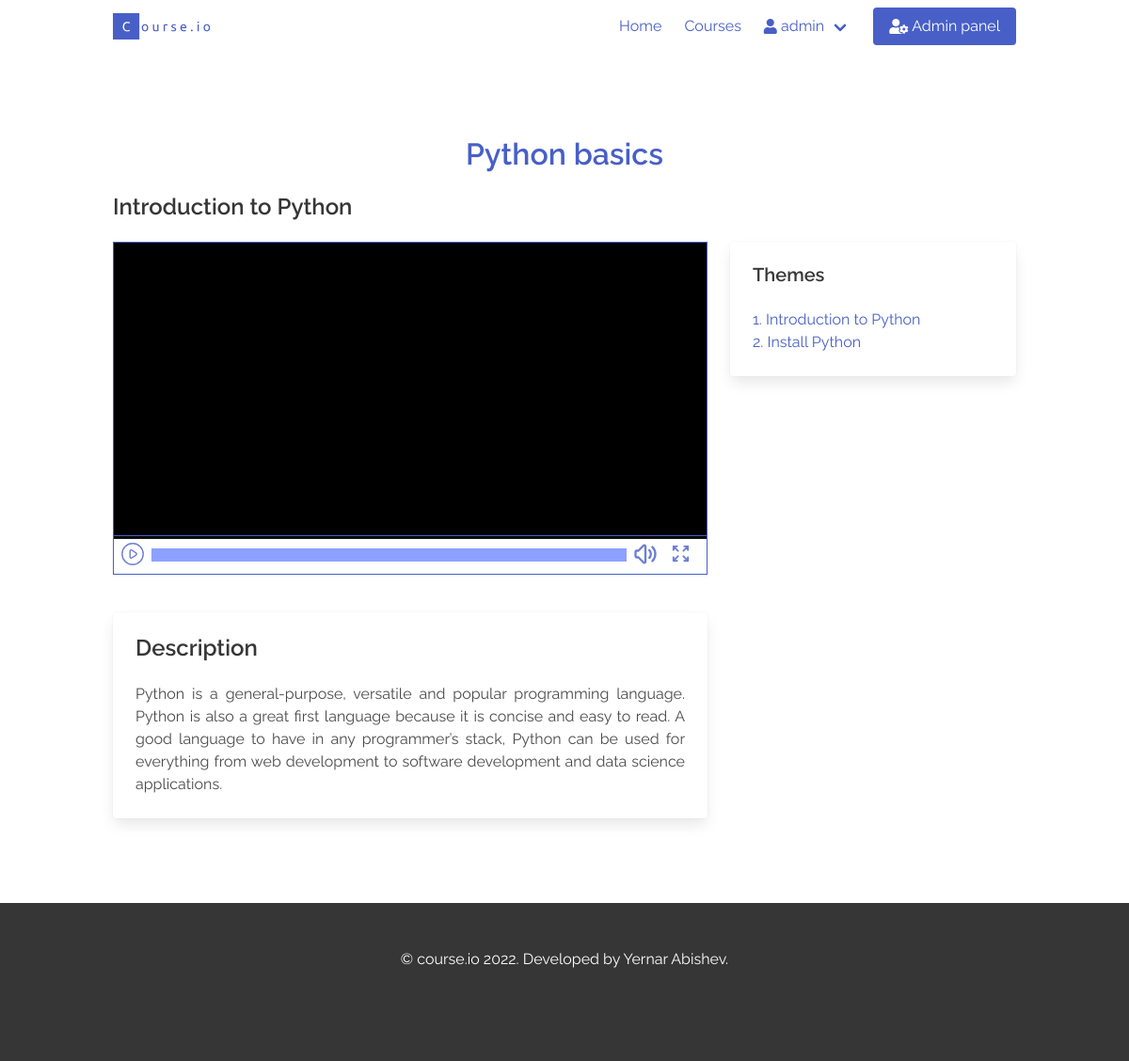
Page /courses/python-basics/lessons/1/ (signed in) on the committed database.
### courseApp/models.py (models this page shows, shortened)
class Theme(models.Model):
    course = models.ForeignKey(Course, on_delete=models.CASCADE, verbose_name="Course")
    themeName = models.CharField("Theme name", max_length=255)
    themeDescription = models.TextField("Theme description")
    themeVideo = models.FileField("Video file")
    class Meta:
        verbose_name_plural = "Themes"

class Course(models.Model):
    courseName = models.CharField("Course name", max_length=255)
    category = models.ForeignKey(Category, on_delete=models.CASCADE, verbose_name="Category")
    courseDescription = models.TextField("Course description")
    courseCover = models.ImageField("Course cover")
    postDate = models.DateTimeField(default=datetime.now)
    slug = models.SlugField("URL course", unique=True)
    published = models.BooleanField(default=False)
    def __str__(self):
        return self.courseName
    class Meta:
        verbose_name_plural = "Courses"

### courseApp/views.py (the view)
# urls.py: path('courses/<slug:slug>/lessons/<int:pk>/', views.themeDetail, name='themeDetail'),
def themeDetail(request, slug, pk):
    course = get_object_or_404(Course, slug=slug)
    theme = get_object_or_404(Theme, pk=pk)
    themes = Theme.objects.all()
    if slug:
        themes = themes.filter(course=course)
    return render(request, "site/theme-detail.html", {
        'course': course,
        'theme': theme,
        'themes': themes
    })

### courseApp/templates/site/theme-detail.html (shortened to what this page needs)
{% extends '../base.html' %}
{% load static %}
{% block content %}
    <div id="course-detail">
        <div class="container">
            {% if user.is_authenticated %}
            <h1 class="title is-3 has-text-link has-text-centered">{{ theme.course }}</h1>
            <h2 class="title is-4">{{ theme.themeName }}</h2>
            <div class="columns">
                <div class="column is-8">
                    <div class="video-player">
                        <video id="video" style="margin-bottom: 30px;">
                            <source src="{{ theme.themeVideo.url }}" type="video/mp4" />
                        </video>
                        <div class="controls">
                            <button class="play-button control-button">
                                <svg xmlns="http://www.w3.org/2000/svg" class="h-5 w-5" viewBox="0 0 20 20" fill="currentColor">
                                  <path fill-rule="evenodd" d="M10 18a8 8 0 100-16 8 8 0 000 16zM9.555 7.168A1 1 0 008 8v4a1 1 0 001.555.832l3-2a1 1 0 000-1.664l-3-2z" clip-rule="evenodd" />
                                </svg>
                            </button>
                            <input type="range" min="0" max="100" class="timeline" value="0" />
                            <button class="sound-button control-button">
                            </button>
                            <button class="control-button fullscreen-button">
                              <svg xmlns="http://www.w3.org/2000/svg" class="h-6 w-6" fill="none" viewBox="0 0 24 24" stroke="currentColor">
                                  <path stroke-linecap="round" stroke-linejoin="round" stroke-width="2" d="M4 8V4m0 0h4M4 4l5 5m11-1V4m0 0h-4m4 0l-5 5M4 16v4m0 0h4m-4 0l5-5m11 5l-5-5m5 5v-4m0 4h-4" />
                              </svg>
                            </button>
                        </div>
                    </div>
                    <div class="card">
                        <div class="card-content">
                            <h3 class="title is-4">Description</h3>
                            <p class="has-text-justified">{{ theme.themeDescription }}</p>
                        </div>
                    </div>
                </div>
                <div class="column is-4">
                    <div class="card">
                        <div class="card-content">
                            <h2 class="title is-5">Themes</h2>
                            <ul>
                                {% for theme in themes %}
                                <li><a href="{% url 'courseList' %}{{theme.course.slug}}/lessons/{{theme.pk}}">{{forloop.counter}}. {{ theme.themeName }}</a></li>
                                {% endfor %}
                            </ul>
                        </div>
                    </div>
                </div>
            </div>
            {% endif %}
        </div>
    </div>
{% endblock %}

### courseApp/templates/base.html (shortened to what this page needs)
{% load static %}
<!DOCTYPE html>
<html lang="ru">
<head>
    <link rel="stylesheet" href="{% static 'css/style.css' %}">
    <link rel="stylesheet" href="{% static 'css/bulma.min.css' %}">
    <link rel="stylesheet" href="https://cdnjs.cloudflare.com/ajax/libs/font-awesome/5.2.0/css/all.min.css" />
</head>
<body>
    <nav class="navbar" role="navigation" aria-label="main navigation">
        <div class="container">
            <div class="navbar-brand">
                <a class="navbar-item" href="/">
                  <img src="{% static 'img/logo.svg' %}">
                </a>
              </div>
              <div id="navbarBasicExample" class="navbar-menu">
                  <div class="navbar-end">
                        <a class="navbar-item has-text-link" href="{% url 'home' %}">Home</a>
                        <a class="navbar-item has-text-link" href="{% url 'courseList' %}">Courses</a>
                      {% if user.is_authenticated %}
                      <div class="navbar-item has-dropdown is-hoverable">
                        <a class="navbar-link has-text-link"><i class="fas fa-user"></i>&nbsp;{{ user.username }}</a>
                      </div>
                      {% endif %}
                      {% if user.is_superuser %}
                      <div class="navbar-item">
                          <div class="buttons">
                              <a class="button is-link" href="{% url 'admin:index' %}"><i class="fas fa-user-cog"></i>&nbsp;Admin panel</a>
                          </div>
                      </div>
                      {% endif %}
                  </div>
              </div>
        </div>
    </nav>
    {% block content %}
    {% endblock %}
    <footer class="footer has-background-dark">
        <div class="content has-text-centered has-text-white">
          &copy; course.io 2022. Developed by Yernar Abishev.
        </div>
    </footer>
</body>
</html>

### courseApp/static/css/style.css (style rules this page uses)
* { font-family: 'Raleway', sans-serif; }
.video-player { width: 100%; border: 1px solid #485fc7; position: relative; margin-bottom: 40px; }
video { width: 100%; height: 100%; background:black; }
.controls { display: flex; position: absolute; width: 100%; bottom: 0; background: linear-gradient(to bottom, transparent, #fff); align-items: center; transition: opacity .2s; border-top: 1px solid #485fc7; }
.control-button { border: none; background: transparent; cursor: pointer; opacity: .8; transition: all .2s; }
.control-button.play-button { height: 40px; width: 40px; }
.control-button.sound-button { height: 40px; width: 40px; }
.control-button.fullscreen-button { height: 35px; width: 35px; }
.control-button svg { stroke: #485fc7; fill: transparent; }
.timeline { -webkit-appearance: none; width: calc(100% - 125px); height: .5em; background-color: rgba(255, 255, 255, .3); border-radius: 5px; background-size: 0% 100%; background-image: linear-gradient(#485fc7, #485fc7); background-repeat: no-repeat; }
#course-list, #course-detail, #login-signup-block { padding: 90px 0; }

### rows in the picture
Theme: course "Python basics", themeName "Introduction to Python", themeDescription "Python is a general-purpose, versatile and popular programming language. Python is also a great first language because it is concise and easy to read. A good language to have in any programmer’s stack, Python can be used for everything from web development to software development and data science applications."
Theme: themeName "Install Python"

### other values in the picture
{{ user.username }} "admin"
